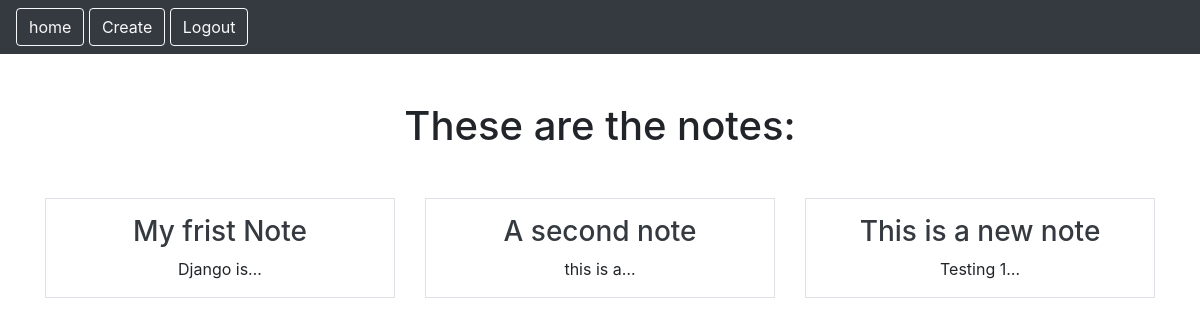
/smart/notes (signed in), run on an earlier commit of the app's database.
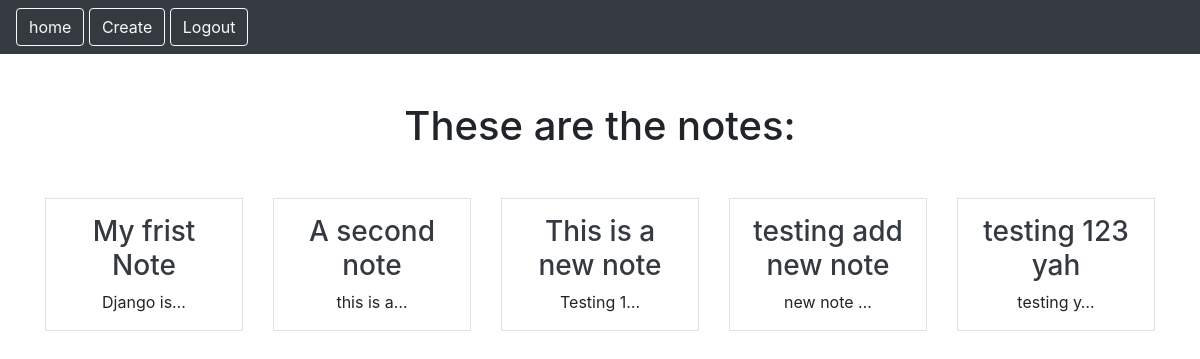
And on a later commit of the database.
### notes/models.py (models this page shows)
class Notes(models.Model):
    title = models.CharField(max_length=200)
    text = models.TextField()
    created = models.DateTimeField(auto_now_add=True)
    user = models.ForeignKey(User, on_delete=models.CASCADE, related_name="notes")

### notes/views.py (the view)
# urls.py: path('notes', views.NotesListView.as_view(), name="notes.list"),
class NotesListView(LoginRequiredMixin, ListView):
    model = Notes
    context_object_name = "notes"
    template_name = "notes/notes_list.html"
    login_url = "/admin"
    def get_queryset(self):
        return self.request.user.notes.all()

### notes/templates/notes/notes_list.html
{% extends "base.html" %}
{% block content %}
    <h1 class="my-5">These are the notes:</h1>
        <div class="row row-cols3 g-2">
            {% for note in notes %}
            <div class="col">
                <div class="p-3 border">
                    <a href="{% url 'notes.detail' pk=note.id %}" class="text-dark text-decoration-non">
                        <h3>{{note.title}}</h3>
                    </a>
                    {{note.text|truncatechars:10}}
                </div>
            </div>
            {% endfor %}
        </div>
{% endblock %}

What changed in the data, as far as the page shows it:
added Notes: title "testing add new note", text "new note …"
added Notes: title "testing 123 yah", text "testing y…"
